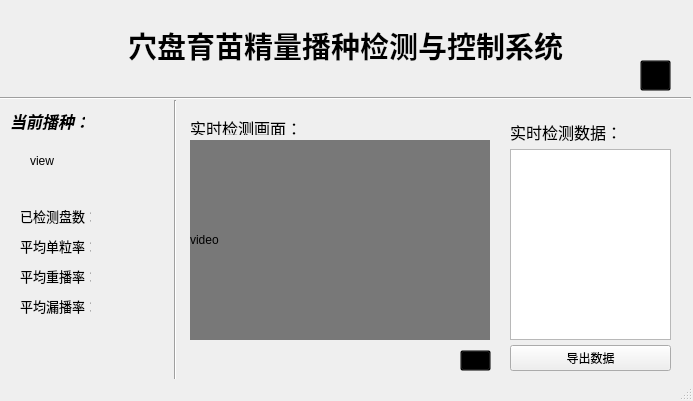
<?xml version="1.0" encoding="UTF-8"?>
<ui version="4.0">
 <class>MainWindow</class>
 <widget class="QMainWindow" name="MainWindow">
  <property name="geometry">
   <rect>
    <x>0</x>
    <y>0</y>
    <width>693</width>
    <height>401</height>
   </rect>
  </property>
  <property name="windowTitle">
   <string>MainWindow</string>
  </property>
  <property name="autoFillBackground">
   <bool>false</bool>
  </property>
  <widget class="QWidget" name="centralwidget">
   <widget class="QPushButton" name="pb_settings">
    <property name="geometry">
     <rect>
      <x>640</x>
      <y>60</y>
      <width>31</width>
      <height>31</height>
     </rect>
    </property>
    <property name="autoFillBackground">
     <bool>false</bool>
    </property>
    <property name="styleSheet">
     <string notr="true">background-color: transparent;</string>
    </property>
    <property name="text">
     <string/>
    </property>
    <property name="icon">
     <iconset resource="../Resources/resources.qrc">
      <normaloff>:/settings4</normaloff>:/settings4</iconset>
    </property>
    <property name="iconSize">
     <size>
      <width>28</width>
      <height>28</height>
     </size>
    </property>
    <property name="autoExclusive">
     <bool>false</bool>
    </property>
   </widget>
   <widget class="QLabel" name="lb_mainWindowTitle">
    <property name="geometry">
     <rect>
      <x>110</x>
      <y>20</y>
      <width>471</width>
      <height>51</height>
     </rect>
    </property>
    <property name="font">
     <font>
      <family>宋体</family>
      <pointsize>22</pointsize>
      <weight>75</weight>
      <bold>true</bold>
     </font>
    </property>
    <property name="text">
     <string>穴盘育苗精量播种检测与控制系统</string>
    </property>
    <property name="alignment">
     <set>Qt::AlignCenter</set>
    </property>
   </widget>
   <widget class="QLabel" name="lb_video">
    <property name="geometry">
     <rect>
      <x>190</x>
      <y>140</y>
      <width>300</width>
      <height>200</height>
     </rect>
    </property>
    <property name="text">
     <string>video</string>
    </property>
   </widget>
   <widget class="QLabel" name="lb_switchIcon">
    <property name="geometry">
     <rect>
      <x>470</x>
      <y>120</y>
      <width>25</width>
      <height>25</height>
     </rect>
    </property>
    <property name="styleSheet">
     <string notr="true"/>
    </property>
    <property name="text">
     <string/>
    </property>
    <property name="pixmap">
     <pixmap resource="../Resources/resources.qrc">:/camera_off</pixmap>
    </property>
    <property name="scaledContents">
     <bool>true</bool>
    </property>
   </widget>
   <widget class="QLabel" name="lb_detectedNumbers">
    <property name="geometry">
     <rect>
      <x>20</x>
      <y>200</y>
      <width>71</width>
      <height>31</height>
     </rect>
    </property>
    <property name="font">
     <font>
      <pointsize>10</pointsize>
     </font>
    </property>
    <property name="text">
     <string>已检测盘数：</string>
    </property>
   </widget>
   <widget class="QLabel" name="lb_cover">
    <property name="geometry">
     <rect>
      <x>190</x>
      <y>140</y>
      <width>300</width>
      <height>200</height>
     </rect>
    </property>
    <property name="styleSheet">
     <string notr="true">background-color: rgb(95, 95, 95);
background-color: rgb(120, 120, 120);
border-color: rgb(53, 53, 53);</string>
    </property>
    <property name="text">
     <string/>
    </property>
   </widget>
   <widget class="QWidget" name="verticalLayoutWidget">
    <property name="geometry">
     <rect>
      <x>510</x>
      <y>120</y>
      <width>161</width>
      <height>251</height>
     </rect>
    </property>
    <layout class="QVBoxLayout" name="verticalLayout">
     <property name="spacing">
      <number>5</number>
     </property>
     <item>
      <widget class="QLabel" name="lb_textBrowerName">
       <property name="font">
        <font>
         <family>黑体</family>
         <pointsize>12</pointsize>
         <italic>false</italic>
        </font>
       </property>
       <property name="text">
        <string>实时检测数据：</string>
       </property>
       <property name="textFormat">
        <enum>Qt::PlainText</enum>
       </property>
       <property name="scaledContents">
        <bool>true</bool>
       </property>
      </widget>
     </item>
     <item>
      <widget class="QTextBrowser" name="textBrowser">
       <property name="enabled">
        <bool>true</bool>
       </property>
      </widget>
     </item>
     <item>
      <widget class="QPushButton" name="pb_export">
       <property name="text">
        <string>导出数据</string>
       </property>
      </widget>
     </item>
    </layout>
   </widget>
   <widget class="QLabel" name="lb_aveSingleRate">
    <property name="geometry">
     <rect>
      <x>20</x>
      <y>230</y>
      <width>71</width>
      <height>31</height>
     </rect>
    </property>
    <property name="font">
     <font>
      <pointsize>10</pointsize>
     </font>
    </property>
    <property name="text">
     <string>平均单粒率：</string>
    </property>
   </widget>
   <widget class="QLabel" name="lb_aveReplayRate">
    <property name="geometry">
     <rect>
      <x>20</x>
      <y>260</y>
      <width>71</width>
      <height>31</height>
     </rect>
    </property>
    <property name="font">
     <font>
      <pointsize>10</pointsize>
     </font>
    </property>
    <property name="text">
     <string>平均重播率：</string>
    </property>
   </widget>
   <widget class="QLabel" name="lb_textBrowerName_2">
    <property name="geometry">
     <rect>
      <x>190</x>
      <y>120</y>
      <width>159</width>
      <height>15</height>
     </rect>
    </property>
    <property name="font">
     <font>
      <family>黑体</family>
      <pointsize>12</pointsize>
      <weight>50</weight>
      <italic>false</italic>
      <bold>false</bold>
     </font>
    </property>
    <property name="text">
     <string>实时检测画面：</string>
    </property>
    <property name="textFormat">
     <enum>Qt::PlainText</enum>
    </property>
    <property name="scaledContents">
     <bool>true</bool>
    </property>
   </widget>
   <widget class="Line" name="line_vertical">
    <property name="geometry">
     <rect>
      <x>160</x>
      <y>100</y>
      <width>31</width>
      <height>311</height>
     </rect>
    </property>
    <property name="orientation">
     <enum>Qt::Vertical</enum>
    </property>
   </widget>
   <widget class="Line" name="line_horizontal">
    <property name="geometry">
     <rect>
      <x>0</x>
      <y>90</y>
      <width>691</width>
      <height>16</height>
     </rect>
    </property>
    <property name="orientation">
     <enum>Qt::Horizontal</enum>
    </property>
   </widget>
   <widget class="QLabel" name="lb_aveMissedRate">
    <property name="geometry">
     <rect>
      <x>20</x>
      <y>290</y>
      <width>71</width>
      <height>31</height>
     </rect>
    </property>
    <property name="font">
     <font>
      <pointsize>10</pointsize>
     </font>
    </property>
    <property name="text">
     <string>平均漏播率：</string>
    </property>
   </widget>
   <widget class="QLabel" name="lb_currentSeed_2">
    <property name="geometry">
     <rect>
      <x>10</x>
      <y>100</y>
      <width>75</width>
      <height>41</height>
     </rect>
    </property>
    <property name="font">
     <font>
      <family>Poor Richard</family>
      <pointsize>12</pointsize>
      <weight>75</weight>
      <italic>true</italic>
      <bold>true</bold>
     </font>
    </property>
    <property name="text">
     <string>当前播种：</string>
    </property>
   </widget>
   <widget class="QLabel" name="lb_currentSeed">
    <property name="geometry">
     <rect>
      <x>30</x>
      <y>130</y>
      <width>61</width>
      <height>61</height>
     </rect>
    </property>
    <property name="text">
     <string>view</string>
    </property>
   </widget>
   <widget class="QLabel" name="lb_number_dn">
    <property name="geometry">
     <rect>
      <x>100</x>
      <y>210</y>
      <width>54</width>
      <height>12</height>
     </rect>
    </property>
    <property name="font">
     <font>
      <pointsize>10</pointsize>
      <weight>50</weight>
      <bold>false</bold>
     </font>
    </property>
    <property name="text">
     <string/>
    </property>
   </widget>
   <widget class="QLabel" name="lb_number_asr">
    <property name="geometry">
     <rect>
      <x>100</x>
      <y>240</y>
      <width>54</width>
      <height>12</height>
     </rect>
    </property>
    <property name="font">
     <font>
      <pointsize>10</pointsize>
      <weight>50</weight>
      <bold>false</bold>
     </font>
    </property>
    <property name="text">
     <string/>
    </property>
   </widget>
   <widget class="QLabel" name="lb_number_arr">
    <property name="geometry">
     <rect>
      <x>100</x>
      <y>270</y>
      <width>54</width>
      <height>12</height>
     </rect>
    </property>
    <property name="font">
     <font>
      <pointsize>10</pointsize>
      <weight>50</weight>
      <bold>false</bold>
     </font>
    </property>
    <property name="text">
     <string/>
    </property>
   </widget>
   <widget class="QLabel" name="lb_number_amr">
    <property name="geometry">
     <rect>
      <x>100</x>
      <y>300</y>
      <width>54</width>
      <height>12</height>
     </rect>
    </property>
    <property name="font">
     <font>
      <pointsize>10</pointsize>
      <weight>50</weight>
      <bold>false</bold>
     </font>
    </property>
    <property name="text">
     <string/>
    </property>
   </widget>
   <widget class="QPushButton" name="pb_showcalcavs">
    <property name="geometry">
     <rect>
      <x>460</x>
      <y>350</y>
      <width>31</width>
      <height>21</height>
     </rect>
    </property>
    <property name="styleSheet">
     <string notr="true">background-color: transparent;</string>
    </property>
    <property name="text">
     <string/>
    </property>
    <property name="icon">
     <iconset resource="../Resources/resources.qrc">
      <normaloff>:/plug_tray</normaloff>:/plug_tray</iconset>
    </property>
    <property name="iconSize">
     <size>
      <width>25</width>
      <height>25</height>
     </size>
    </property>
   </widget>
   <zorder>lb_cover</zorder>
   <zorder>pb_settings</zorder>
   <zorder>lb_mainWindowTitle</zorder>
   <zorder>lb_video</zorder>
   <zorder>lb_switchIcon</zorder>
   <zorder>lb_detectedNumbers</zorder>
   <zorder>verticalLayoutWidget</zorder>
   <zorder>lb_aveSingleRate</zorder>
   <zorder>lb_aveReplayRate</zorder>
   <zorder>lb_textBrowerName_2</zorder>
   <zorder>line_vertical</zorder>
   <zorder>line_horizontal</zorder>
   <zorder>lb_aveMissedRate</zorder>
   <zorder>lb_currentSeed_2</zorder>
   <zorder>lb_currentSeed</zorder>
   <zorder>lb_number_dn</zorder>
   <zorder>lb_number_asr</zorder>
   <zorder>lb_number_arr</zorder>
   <zorder>lb_number_amr</zorder>
   <zorder>pb_showcalcavs</zorder>
  </widget>
  <widget class="QStatusBar" name="statusbar"/>
 </widget>
 <resources>
  <include location="../Resources/resources.qrc"/>
  <include location="../Resources/resources.qrc"/>
  <include location="../Resources/resources.qrc"/>
  <include location="../../../../.designer/Resources/resources.qrc"/>
 </resources>
 <connections/>
</ui>
